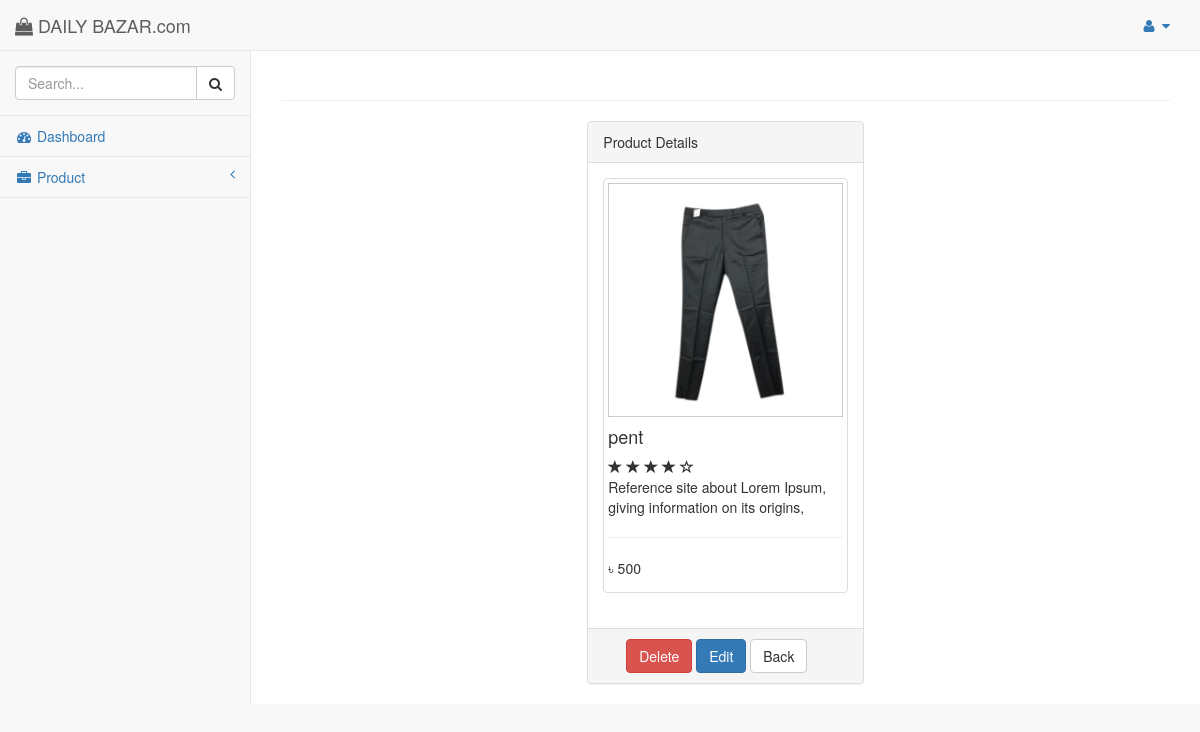
/view/admin/product/view.php?id=211, run on the app's committed database.
### tables this page shows
CREATE TABLE `product` (
  `id` int(11) NOT NULL,
  `name` varchar(255) NOT NULL,
  `price` varchar(255) NOT NULL,
  `gender` varchar(255) NOT NULL,
  `detail` varchar(255) NOT NULL,
  `image` varchar(255) NOT NULL
);

### src/connection.php (called while the page is built, shortened)
<?php
class Connection{
    private $user = 'root';
    private $pass = '';
    public function __construct(){
        try{
            $this->con = new PDO('mysql:host=localhost;dbname=bazar',$this->user,$this->pass);
        }
        catch (PDOException $e){
            print "ERROR!:" . $e->getMessage() . "<br>";
            die();
        }
    }
}
?>

### src/admin/bazar/bazar.php (called while the page is built, shortened)
<?php
class Bazar extends Connection{
    public function view($id){
        try {
            $query = ("SELECT * FROM `product` WHERE id = :id");
            $stmt = $this->con->prepare($query);
            $stmt->bindValue(':id', $id, PDO::PARAM_INT);
            $stmt->execute();
            return $stmt->fetch(PDO::FETCH_ASSOC);
        }
        catch (PDOException $e){
            print "Error!: " . $e->getMessage() . "<br>";
            die();
        }
    }
}

### view/admin/product/view.php (the view, shortened to what this page needs)
<?php
include_once '../include/header.php';
$bazar = new App\admin\bazar\Bazar();
$product = $bazar->view($_GET['id']);
?>
<div id="page-wrapper" style="min-height: 349px;">
    <div class="row">
        <div class="col-lg-12">
            <h1 class="page-header"></h1>
        </div>
    </div>
    <div class="row">
        <div class="col-lg-4 col-lg-offset-4">
            <div class="panel panel-default">
                <div class="panel-heading">
                    Product Details
                </div>
                <div class="panel-body">
                    <span class="thumbnail">
                    <img src="view/admin/product/img/<?php echo $product['image'];?>" alt="...">
                    <h4><?php echo $product['name'];?></h4>
                    <div class="ratings">
                    <span class="glyphicon glyphicon-star"></span>
                    <span class="glyphicon glyphicon-star"></span>
                    <span class="glyphicon glyphicon-star"></span>
                    <span class="glyphicon glyphicon-star"></span>
                    <span class="glyphicon glyphicon-star-empty"></span>
                </div>
                <p>
                    <?php echo $product['detail'];?>
                </p>
                <hr class="line">
                <div class="row">
                    <div class="col-md-6 col-sm-6">
                        <p class="price">৳
                            <?php echo $product['price'];?>
                        </p>
                    </div>
                </div>
                </span>
            </div>
            <div class="panel-footer ">
                <div class="row">
                    <div class="col-md-10 col-md-offset-1">
                        <a href="view/admin/product/delete.php?id=<?php echo $product['id'];?>" class="btn btn-danger">Delete</a>
                        <a href="view/admin/product/edit.php?id=<?php echo $product['id'];?>" class="btn btn-primary">Edit</a>
                        <a href="index.php" class="btn btn-default">Back</a>
                    </div>
                </div>
            </div>
        </div>
    </div>
</div>
</div>
<?php
include_once '../include/footer.php';
?>

### data on the page
product: image (picture), name "pent", detail "Reference site about Lorem Ipsum, giving information on its origins,", price "500"
